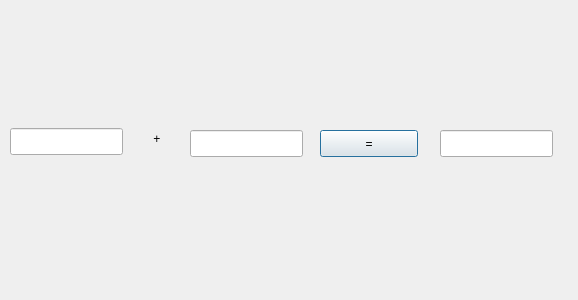
<?xml version="1.0" encoding="UTF-8"?>
<ui version="4.0">
 <class>Dialog</class>
 <widget class="QDialog" name="Dialog">
  <property name="geometry">
   <rect>
    <x>0</x>
    <y>0</y>
    <width>578</width>
    <height>300</height>
   </rect>
  </property>
  <property name="windowTitle">
   <string>Dialog</string>
  </property>
  <widget class="QLineEdit" name="line1">
   <property name="geometry">
    <rect>
     <x>10</x>
     <y>128</y>
     <width>113</width>
     <height>27</height>
    </rect>
   </property>
  </widget>
  <widget class="QLineEdit" name="line2">
   <property name="geometry">
    <rect>
     <x>190</x>
     <y>130</y>
     <width>113</width>
     <height>27</height>
    </rect>
   </property>
  </widget>
  <widget class="QLineEdit" name="line3">
   <property name="geometry">
    <rect>
     <x>440</x>
     <y>130</y>
     <width>113</width>
     <height>27</height>
    </rect>
   </property>
  </widget>
  <widget class="QLabel" name="label">
   <property name="geometry">
    <rect>
     <x>130</x>
     <y>130</y>
     <width>66</width>
     <height>17</height>
    </rect>
   </property>
   <property name="text">
    <string>       +</string>
   </property>
  </widget>
  <widget class="QPushButton" name="button">
   <property name="geometry">
    <rect>
     <x>320</x>
     <y>130</y>
     <width>98</width>
     <height>27</height>
    </rect>
   </property>
   <property name="text">
    <string>=</string>
   </property>
  </widget>
 </widget>
 <resources/>
 <connections/>
</ui>
